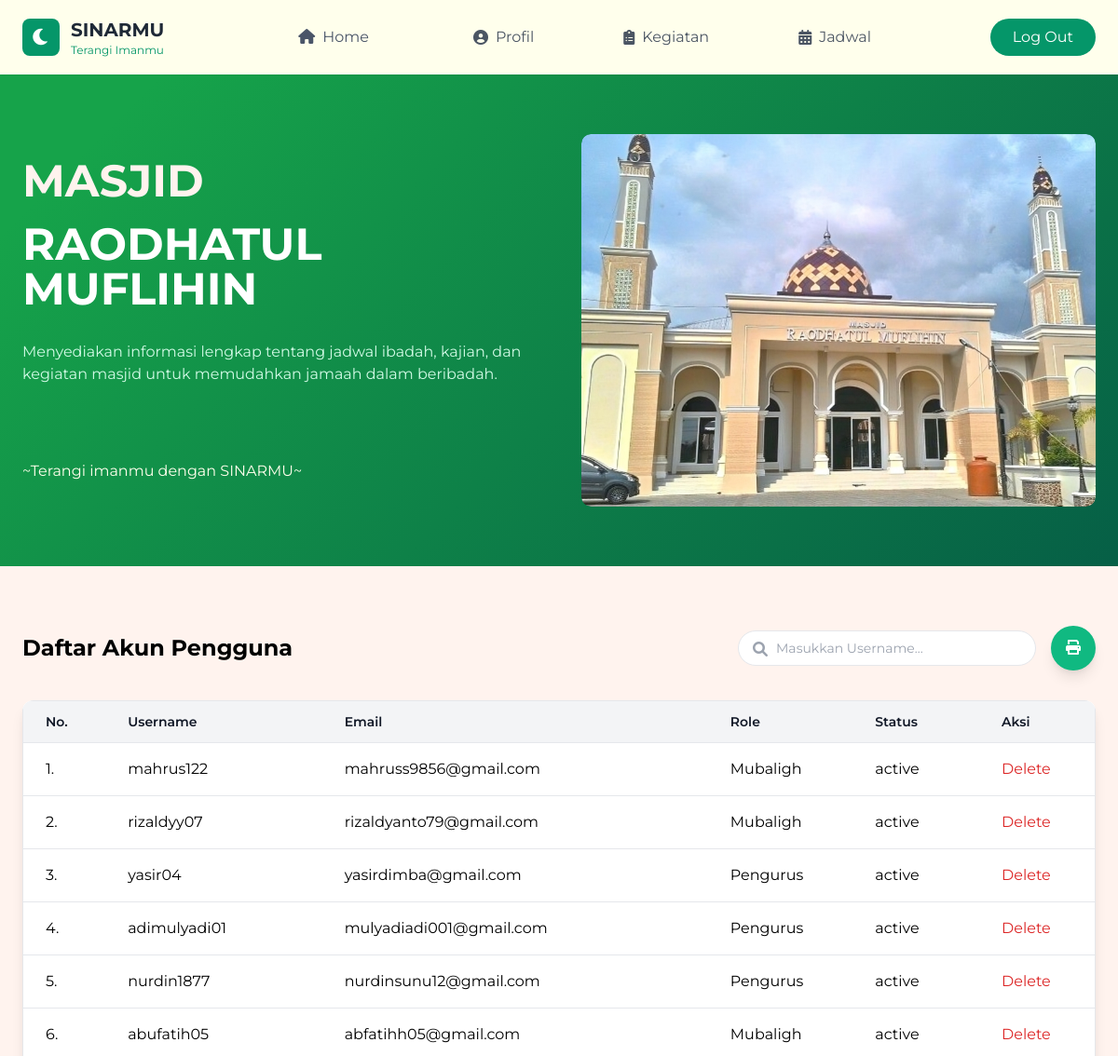
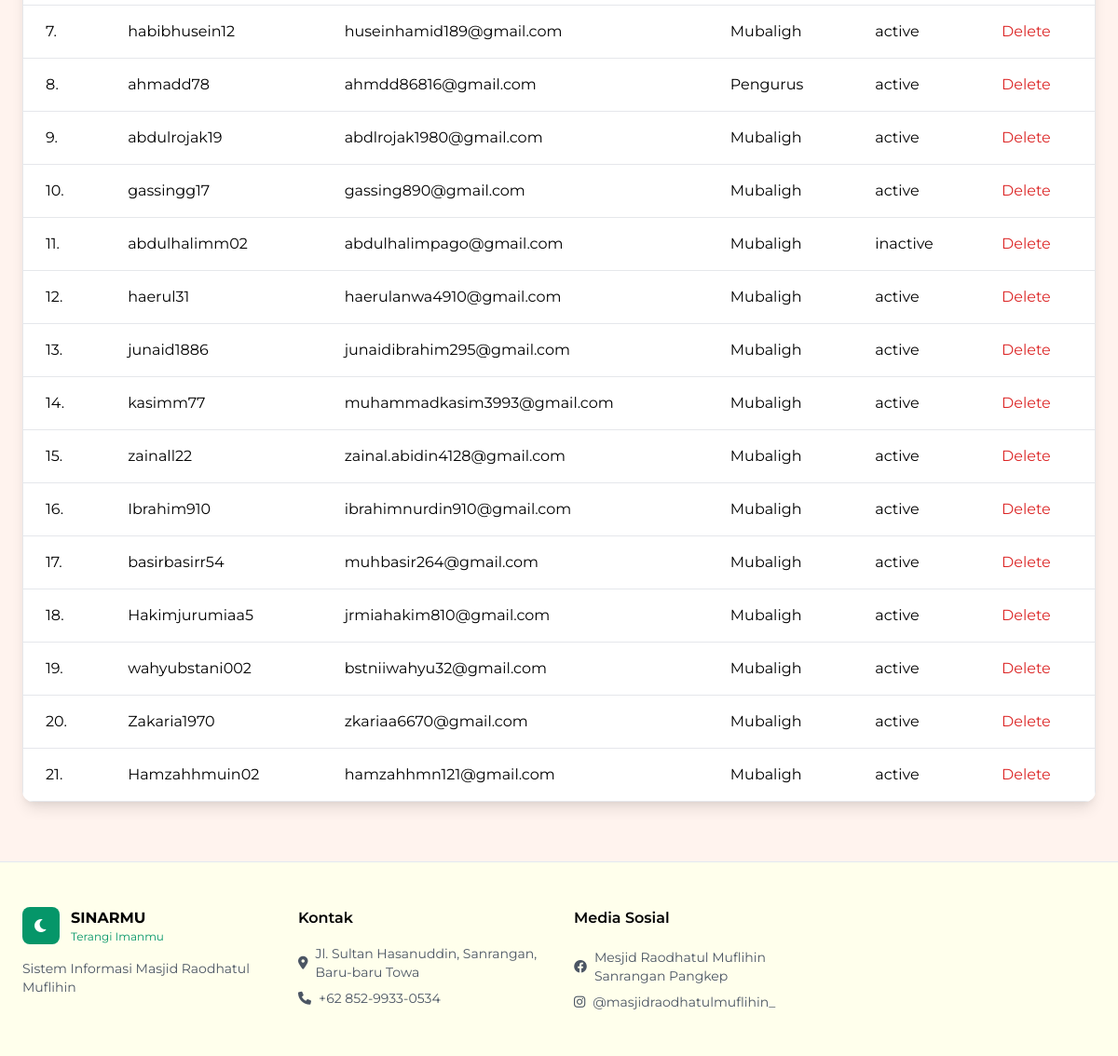
Page /manage_akun.php (signed in) on the committed database (2 pictures, top to bottom).
### tables this page shows
CREATE TABLE `akun` (
  `id_akun` int NOT NULL,
  `username` varchar(100) NOT NULL,
  `password` varchar(100) NOT NULL,
  `email` varchar(100) NOT NULL,
  `role` enum('Pengurus','Mubaligh') NOT NULL,
  `status` enum('active','inactive') DEFAULT 'inactive',
  `activation_code` varchar(255) DEFAULT NULL,
  `created_at` timestamp NULL DEFAULT CURRENT_TIMESTAMP,
  `updated_at` timestamp NULL DEFAULT CURRENT_TIMESTAMP ON UPDATE CURRENT_TIMESTAMP
);

### manage_akun.php (the view, shortened to what this page needs)
<?php
include 'koneksi.php';
$query = isset($_GET['query']) ? trim($_GET['query']) : '';
if (!empty($query)) {
    $stmt = $conn->prepare("SELECT * FROM akun WHERE username LIKE ? ORDER BY created_at ASC");
    $search = "%$query%";
    $stmt->bind_param("s", $search);
} else {
    $stmt = $conn->prepare("SELECT * FROM akun ORDER BY created_at ASC");
}
$stmt->execute();
$result = $stmt->get_result();
$data_akun = $result->num_rows > 0 ? $result->fetch_all(MYSQLI_ASSOC) : [];
?>
<!DOCTYPE html>
<html lang="id">
<head>
    <link href="https://cdnjs.cloudflare.com/ajax/libs/tailwindcss/2.2.19/tailwind.min.css" rel="stylesheet">
    <link href="https://cdnjs.cloudflare.com/ajax/libs/font-awesome/6.0.0/css/all.min.css" rel="stylesheet">
</head>
<body>
    <nav class="background shadow-sm sticky top-0 z-50">
        <div class="max-w-7xl mx-auto px-6">
            <div class="flex justify-between h-20 items-center">
                <div class="flex items-center gap-3">
                    <div class="w-10 h-10 bg-green-600 rounded-lg flex items-center justify-center">
                        <i class="fas fa-moon text-white text-xl"></i>
                    </div>
                    <div>
                        <h1 class="font-bold text-xl text-gray-800">SINARMU</h1>
                        <p class="text-xs text-green-600">Terangi Imanmu</p>
                    </div>
                </div>
                <div class="hidden md:flex items-center space-x-20">
                    <div class="relative">
                        <div id="Home" class="flex items-center text-gray-600 hover:text-green-600 px-2 py-1 cursor-pointer">
                            <a href="home.php">
                                <i class="fas fa-home mr-2"></i>Home
                            </a>
                        </div>
                    </div>
                    <div class="relative">
                        <div id="Profil" class="flex items-center text-gray-600 hover:text-green-600 px-2 py-1 cursor-pointer">
                            <i class="fas fa-user-circle mr-2"></i>Profil
                        </div>
                    </div>
                    <div class="relative">
                        <div id="Activity" class="flex items-center text-gray-600 hover:text-green-600 px-2 py-1 cursor-pointer">
                            <i class="fas fa-clipboard-list mr-2"></i>Kegiatan
                        </div>
                    </div>
                    <div class="relative">
                        <div id="Schedule" class="flex items-center text-gray-600 hover:text-green-600 px-2 py-1 cursor-pointer">
                            <i class="fas fa-calendar-alt mr-2"></i>Jadwal
                        </div>
                    </div>
                </div>
                <div class="flex items-center gap-4">
                    <a href="logout.php" class="bg-green-600 text-white px-6 py-2 rounded-full hover:bg-green-700 transition">Log Out</a>
                </div>
            </div>
        </div>
    </nav>
    <section class="hero-gradient py-16 text-white">
        <div class="max-w-7xl mx-auto px-6">
            <div class="grid grid-cols-1 md:grid-cols-2 gap-12 items-center">
                <div>
                    <h1 class="text-5xl font-bold mb-5" style="color: #fff3ee">MASJID</h1>
                    <h1 class="text-5xl font-bold mb-8">RAODHATUL MUFLIHIN</h1>
                    <p class="text-green-100 mb-20">Menyediakan informasi lengkap tentang jadwal ibadah, kajian, dan kegiatan masjid untuk memudahkan jamaah dalam beribadah.</p>
                    <h3 class="text-green-50" style="color: #FFFFEC">~Terangi imanmu dengan SINARMU~</h3>
                </div>
                <div class="relative w-full h-94 overflow-hidden">
                    <div class="swiper-container">
                        <div class="swiper-wrapper">
                            <div class="swiper-slide"><img src="/sisfo-masjid/image/masjid1.png" alt="Gambar 1" class="rounded-lg shadow-lg"></div>
                        </div>
                    </div>
                </div>
            </div>
        </div>
    </section>
    <section class="card py-16">
        <div class="max-w-7xl mx-auto px-6">
            <div class="flex justify-between items-center mb-8">
                <h2 class="text-2xl font-bold">Daftar Akun Pengguna</h2>
                    <div class="flex items-center gap-4">
                    <form action="" method="GET" class="relative">
                        <input type="search" name="query" placeholder="Masukkan Username..."
                            class="w-80 pl-10 pr-4 py-2 rounded-full border border-gray-200 focus:outline-none focus:ring-2 focus:ring-green-500 text-sm"
                            id="search-input" autocomplete="off">
                        <i class="fas fa-search absolute left-4 top-3 text-gray-400"></i>
                    </form>
                    <a href="cetak_akun_pengguna.php" class="text-white bg-green-500 hover:bg-green-600 rounded-full p-3 shadow-lg" title="Cetak Daftar Akun Pengguna">
                        <i class="fas fa-print mr-1 ml-1"></i>
                    </a>
                </div>
            </div>
            <div class="bg-white rounded-xl shadow-lg overflow-hidden mt-4">
                <table class="min-w-full bg-white border border-gray-200">
                    <thead>
                        <tr>
                            <th class="py-3 px-6 bg-gray-100 font-semibold text-sm text-gray-900 border-b border-gray-200 text-left">No.</th>
                            <th class="py-3 px-6 bg-gray-100 font-semibold text-sm text-gray-900 border-b border-gray-200 text-left">Username</th>
                            <th class="py-3 px-6 bg-gray-100 font-semibold text-sm text-gray-900 border-b border-gray-200 text-left">Email</th>
                            <th class="py-3 px-6 bg-gray-100 font-semibold text-sm text-gray-900 border-b border-gray-200 text-left">Role</th>
                            <th class="py-3 px-6 bg-gray-100 font-semibold text-sm text-gray-900 border-b border-gray-200 text-left">Status</th>
                            <th class="py-3 px-6 bg-gray-100 font-semibold text-sm text-gray-900 border-b border-gray-200 text-left">Aksi</th>
                        </tr>
                    </thead>
                    <tbody>
                        <?php if (!empty($data_akun)): ?>
                            <?php foreach ($data_akun as $index => $akun): ?>
                                <tr class="hover:bg-gray-100">
                                    <td class="py-4 px-6 border-b border-gray-200"><?= $index + 1; ?>.</td>
                                    <td class="py-4 px-6 border-b border-gray-200"><?= htmlspecialchars($akun['username']); ?></td>
                                    <td class="py-4 px-6 border-b border-gray-200"><?= htmlspecialchars($akun['email']); ?></td>
                                    <td class="py-4 px-6 border-b border-gray-200"><?= htmlspecialchars($akun['role']); ?></td>
                                    <td class="py-4 px-6 border-b border-gray-200"><?= htmlspecialchars($akun['status']); ?></td>
                                    <td class="py-4 px-6 border-b border-gray-200 text-left">
                                        <a href="manage_akun.php?id=<?= $akun['id_akun']; ?>&action=delete" class="text-red-600 hover:text-red-800" onclick="return confirm('Yakin ingin menghapus akun ini? Penghapusan akan menghilangkan data terkait akun!');">Delete</a>
                                    </td>
                                </tr>
                            <?php endforeach; ?>
                        <?php endif; ?>
                    </tbody>
                </table>
            </div>
        </div>
    </section>
    <footer class="background border-t">
            <div class="max-w-7xl mx-auto px-6 py-12">
                <div class="grid grid-cols-1 md:grid-cols-4 gap-8">
                    <div>
                        <div class="flex items-center gap-3 mb-4">
                            <div class="w-10 h-10 bg-green-600 rounded-lg flex items-center justify-center">
                                <i class="fas fa-moon text-white"></i>
                            </div>
                            <div>
                                <h4 class="font-bold">SINARMU</h4>
                                <p class="text-xs text-green-600">Terangi Imanmu</p>
                            </div>
                        </div>
                        <p class="text-gray-600 text-sm">Sistem Informasi Masjid Raodhatul Muflihin</p>
                    </div>
                    <div>
                        <h5 class="font-semibold mb-4">Kontak</h5>
                        <ul class="space-y-2 text-sm text-gray-600">
                            <li class="flex items-center gap-2">
                                <i class="fas fa-map-marker-alt"></i>
                                    <a href="https://www.google.co.id/maps/place/Masjid+Raodhatul+Muflihin/@-4.8570717,119.5683597,17z/data=!3m1!4b1!4m6!3m5!1s0x2dbe50384d5f9bdf:0x94d60c3d24cec5d!8m2!3d-4.8570717!4d119.5709346!16s%2Fg%2F11cjh_1107?entry=ttu&g_ep=EgoyMDI0MTAyNy4wIKXMDSoASAFQAw%3D%3D" class="hover:text-green-600">
                                        Jl. Sultan Hasanuddin, Sanrangan, Baru-baru Towa
                                    </a>
                            </li>
                            <li class="flex items-center gap-2">
                                <i class="fas fa-phone"></i>
                                    <a href="https://wa.me/6285299330534" class="hover:text-green-600">
                                        +62 852-9933-0534
                                    </a>
                            </li>
                        </ul>
                    </div>
                    <div>
                        <h5 class="font-semibold mb-5">Media Sosial</h5>
                        <ul class="space-y-2 text-sm text-gray-600">
                            <li class="flex items-center gap-2">
                                <i class="fab fa-facebook"></i>
                                    <a href="https://web.facebook.com/pages/Mesjid-Raodhatul-Muflihin-Sanrangan-Pangkep/2469976183028030" class="hover:text-green-600">
                                        Mesjid Raodhatul Muflihin Sanrangan Pangkep
                                    </a>
                            </li>
                            <li class="flex items-center gap-2">
                                <i class="fab fa-instagram"></i>
                                    <a href="https://www.instagram.com/masjidraodhatulmuflihin_/" class="hover:text-green-600">
                                        @masjidraodhatulmuflihin_
                                    </a>
                            </li>
                        </ul>
                    </div>
                </div>
            </div>
    </footer>
</body>
</html>

### manage_akun.php (style rules this page uses)
body { font-family: 'Montserrat', sans-serif; background-color: #fff3ee; }
.hero-gradient { background: linear-gradient(135deg, #16a34a 10%, #065f46 100%); }
.card { background: #fff3ee; }
nav { background: #FFFFEC; position: sticky; top: 0; z-index: 50; }
nav a { color: #4a5568; padding: 0.5rem 1rem; border-radius: 0.5rem; }
footer { background-color: #FFFFEC; border-top: 1px solid #e2e8f0; }
.swiper-container { width: 100%; height: 400px; position: relative; overflow: hidden; border-radius: 10px; }
.swiper-wrapper { display: flex; transition: transform 0.5s ease-in-out; }
.swiper-slide { display: flex; justify-content: center; align-items: center; opacity: 0; transition: opacity 0.5s ease-in-out; position: absolute; width: 100%; height: 100%; border-radius: 10px; overflow: hidden; box-shadow: 0 4px 15px rgba(0, 0, 0, 0.2); }
.swiper-slide-active { opacity: 1; }

### rows in the picture
akun: username "mahrus122", email "mahruss9856@gmail.com", role "Mubaligh", status "active"
akun: username "rizaldyy07", email "rizaldyanto79@gmail.com", role "Mubaligh", status "active"
akun: username "yasir04", email "yasirdimba@gmail.com", role "Pengurus", status "active"
akun: username "adimulyadi01", email "mulyadiadi001@gmail.com", role "Pengurus", status "active"
akun: username "nurdin1877", email "nurdinsunu12@gmail.com", role "Pengurus", status "active"
akun: username "abufatih05", email "abfatihh05@gmail.com", role "Mubaligh", status "active"
akun: username "habibhusein12", email "huseinhamid189@gmail.com", role "Mubaligh", status "active"
akun: username "ahmadd78", email "ahmdd86816@gmail.com", role "Pengurus", status "active"
akun: username "abdulrojak19", email "abdlrojak1980@gmail.com", role "Mubaligh", status "active"
akun: username "gassingg17", email "gassing890@gmail.com", role "Mubaligh", status "active"
akun: username "abdulhalimm02", email "abdulhalimpago@gmail.com", role "Mubaligh", status "inactive"
akun: username "haerul31", email "haerulanwa4910@gmail.com", role "Mubaligh", status "active"
akun: username "junaid1886", email "junaidibrahim295@gmail.com", role "Mubaligh", status "active"
akun: username "kasimm77", email "muhammadkasim3993@gmail.com", role "Mubaligh", status "active"
akun: username "zainall22", email "zainal.abidin4128@gmail.com", role "Mubaligh", status "active"
akun: username "Ibrahim910", email "ibrahimnurdin910@gmail.com", role "Mubaligh", status "active"
akun: username "basirbasirr54", email "muhbasir264@gmail.com", role "Mubaligh", status "active"
akun: username "Hakimjurumiaa5", email "jrmiahakim810@gmail.com", role "Mubaligh", status "active"
akun: username "wahyubstani002", email "bstniiwahyu32@gmail.com", role "Mubaligh", status "active"
akun: username "Zakaria1970", email "zkariaa6670@gmail.com", role "Mubaligh", status "active"
akun: username "Hamzahhmuin02", email "hamzahhmn121@gmail.com", role "Mubaligh", status "active"
